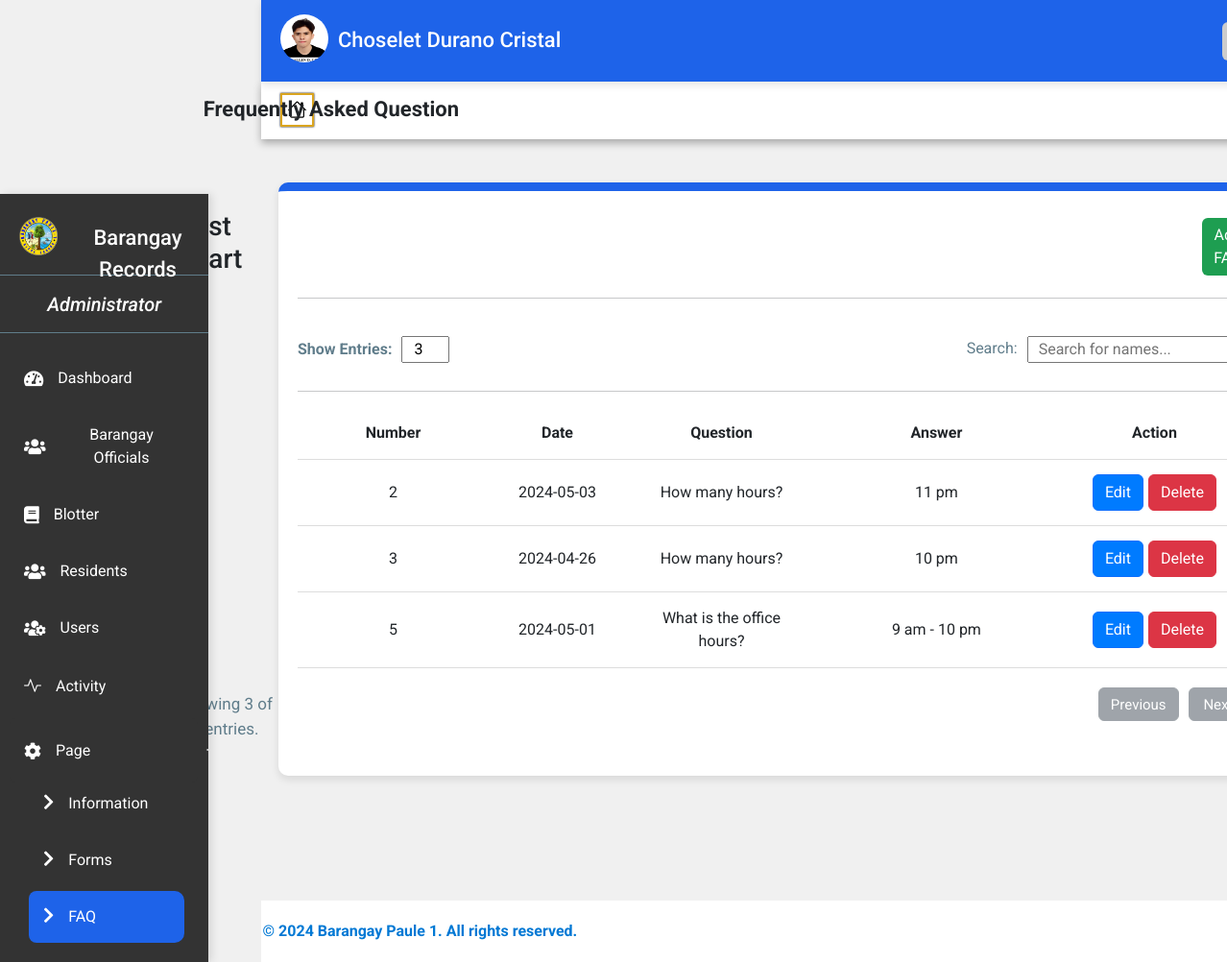
Page /BarangayFAQ.php (signed in) on the committed database.
### tables this page shows
CREATE TABLE `proof_of_identity` (
  `id` int(11) NOT NULL,
  `picture` varchar(255) NOT NULL,
  `valid_id` varchar(255) NOT NULL,
  `created_at` timestamp NOT NULL DEFAULT current_timestamp()
);

CREATE TABLE `profiledata` (
  `id` int(11) NOT NULL,
  `firstname` varchar(50) NOT NULL,
  `middlename` varchar(50) DEFAULT NULL,
  `lastname` varchar(50) NOT NULL,
  `gender` enum('Male','Female','Other') NOT NULL,
  `birthdate` date NOT NULL,
  `email` varchar(100) NOT NULL,
  `contact` varchar(20) NOT NULL,
  `religion` varchar(50) NOT NULL,
  `status` enum('Single','Married','Divorced','Widowed') NOT NULL,
  `emergency_person` varchar(100) NOT NULL,
  `emergency_contact` varchar(20) NOT NULL,
  `created_at` timestamp NOT NULL DEFAULT current_timestamp()
);

CREATE TABLE `faq` (
  `id` int(6) UNSIGNED NOT NULL,
  `question` varchar(255) NOT NULL,
  `answer` varchar(255) NOT NULL,
  `date` date DEFAULT NULL
);

### BarangayFAQ.php (the view, shortened to what this page needs)
<!DOCTYPE html>
<html lang="en">
<head>
  <link href="https://cdn.jsdelivr.net/npm/bootstrap@5.3.3/dist/css/bootstrap.min.css" rel="stylesheet">
  <link href="https://cdnjs.cloudflare.com/ajax/libs/font-awesome/5.15.3/css/all.min.css" rel="stylesheet">
  <link href="https://cdn.jsdelivr.net/npm/bootstrap-icons@1.8.1/font/bootstrap-icons.css" rel="stylesheet">
  <link rel="stylesheet" href="https://cdnjs.cloudflare.com/ajax/libs/limonte-sweetalert2/11.1.7/sweetalert2.min.css">
  <link rel="stylesheet" href="BarangayFAQ.css">
</head>
<body>
  <div>
    <div class="header">
      <div class="picfetch">
        <?php
            include 'connection.php';
              $sql = "SELECT * FROM proof_of_identity WHERE id = (SELECT id FROM profiledata WHERE email = ?)";
              $stmt = $conn->prepare($sql);
              $stmt->bind_param("s", $_SESSION['username']);
              $stmt->execute();
              $result = $stmt->get_result();
            if ($result->num_rows > 0) {
                $row = $result->fetch_assoc();
                $picture = $row["picture"];
            } else {
                $picture = "";
            }
              $sql = "SELECT * FROM profiledata WHERE email = ?";
              $stmt = $conn->prepare($sql);
              $stmt->bind_param("s", $_SESSION['username']);
              $stmt->execute();
              $result = $stmt->get_result();
            if ($result->num_rows > 0) {
              $row = $result->fetch_assoc();
              $firstname = $row["firstname"];
              $middlename = $row["middlename"];
              $lastname = $row["lastname"];
            } else {
              $firstname = "";
              $middlename = "";
              $lastname = "";
            }
          ?>
          <img src="<?php echo $picture; ?>" width="80px" height="80px" onerror="this.style.display='none';">
          <p class="p"><?php echo $firstname . " " . $middlename . " " . $lastname; ?></p>
      </div>
      <div class="profile-icon" onclick="toggleProfileDetails()">
      </div>
    </div>
    <div class="navigation" id="navigation">
      <div class="logo">
        <img src="images/logo1.png" alt="Barangay Logo" height="40px" width="40px">
        <p>Barangay Records</p>
      </div>
      <div class="administrators">
        <p><em> Administrator</em></p>
      </div>
      <a href="AdminDashboard.php" class="a1"><i class="fas fa-tachometer-alt"></i> Dashboard</a>
      <a href="BarangayOfficial.php" class="a1"><i class="fas fa-users"></i> Barangay Officials</a>
      <a href="Blotter.php" class="a1"><i class="fas fa-book"></i> Blotter</a>
      <a href="Resident.php" class="a1"><i class="fas fa-users"></i> Residents</a>
      <a href="Users.php" class="a1"><i class="fas fa-users-cog"></i> Users</a>
      <a href="Activity.php" class="a1"><i class="bi bi-activity"></i> Activity</a>
      <div class="dropdown" onclick="toggleDropdown()">
        <button class="btn btn-primary plus-toggle" type="button" id="dropdownMenuButton" >
          <i class="fas fa-cog"></i>Page <i class="bi bi-plus"></i>
        </button>
        <div class="dropdown-content" id="dropdownContent">
          <a href="Information.php"><i class="fas fa-chevron-right"></i>Information</a>
          <a href="Forms.php"><i class="fas fa-chevron-right"></i>Forms</a>
          <a href="BarangayFAQ.php" id="php"><i class="fas fa-chevron-right"></i>FAQ</a>
          <a href="BarangayContact&Message.php" class="contact1"><i class="fas fa-chevron-right"></i>Contact</a>
        </div>
      </div>
    </div>
  </div>
  <div class="title-with-icon">
    <a href="AdminDashboard.php" title="Dashboard"><i class="bi bi-house"></i></a>
    <p>Frequently Asked Question</p>
  </div>
  <?php
        include 'connection.php';
        $sql = "SELECT COUNT(*) AS totalfaq FROM faq";
        $result = $conn->query($sql);
        if ($result->num_rows > 0) {
            $row = $result->fetch_assoc();
            $countfaq = $row['totalfaq'];
        } else {
            $countfaq = 0;
        }
    ?>
    <div class="activity" id="barangayOfficialsDashboard">
        <div class="title-with-icon1">
            <h3 style="margin-right: 1010px;">List Chart</h3>
            <button type="button" class="btn btn-success" onclick="showActivityForm()">Add FAQ</button>
        </div>
        <hr>
        <div class="heading-and-buttons">
            <div class="show-entries">
                <label for="entries">Show Entries: </label>
                <input type="number" title="number" placeholder="0" value="<?php echo $countfaq; ?>">
            </div>
            <div class="search-bar">
                <p>Search: </p>
                <input type="text" id="searchInput" onkeyup="searchFAQ()" placeholder="Search for names..." style="padding-left: 10px;">
            </div>
        </div>
        <hr>
        <table class="table-no-border">
            <thead>
                <tr>
                    <th>Number</th>
                    <th>Date</th>
                    <th>Question</th>
                    <th>Answer</th>
                    <th>Action</th>
                </tr>
            </thead>
            <tbody>
                <?php
                include 'connection.php';
                $limit = 5;
                $currentPage = isset($_GET['page']) ? $_GET['page'] : 1;
                $offset = ($currentPage - 1) * $limit;
                $searchQuery = isset($_GET['search']) ? $_GET['search'] : '';
                $sql = "SELECT * FROM faq WHERE question LIKE '%$searchQuery%' LIMIT $limit OFFSET $offset";
                $result = $conn->query($sql);
                if ($result->num_rows > 0) {
                    while($row = $result->fetch_assoc()) {
                        echo "<tr>";
                        echo "<td style='width: 20%'>" . $row["id"] . "</td>";
                        echo "<td>" . $row["date"] . "</td>";
                        echo "<td style='width: 20%'>" . $row["question"] . "</td>";
                        echo "<td style='width: 25%'>" . $row["answer"] . "</td>";
                        echo "<td>";
                        echo "<a href='#' onclick='editFAQ(" . $row['id'] . ")' class='btn btn-primary btnedit' style='margin-right:5px;'>Edit</a>";
                        echo "<button class='btn btn-danger' onclick='deleteFAQ(" . ($row['id'] ?? '') . ")'>Delete</button>";
                        echo "</td>";
                        echo "</tr>";
                    }
                } else {
                    echo "<tr><td colspan='5'>No FAQs found.</td></tr>";
                }
                ?>
            </tbody>
        </table>
        <div class="navigation-buttons">
            <p>Showing <?php echo $countfaq; ?> of <?php echo $limit; ?> entries.</p>
            <a style="margin-right: 0px;" href="?page=<?php echo $currentPage > 1 ? $currentPage - 1 : 1; ?>" class="btn <?php echo $currentPage == 1 ? 'btn-secondary disabled' : 'btn-primary'; ?>">Previous</a>
            <a href="?page=<?php echo $currentPage < ceil($countfaq / $limit) ? $currentPage + 1 : ceil($countfaq / $limit); ?>" class="btn <?php echo $currentPage == ceil($countfaq / $limit) ? 'btn-secondary disabled' : 'btn-primary'; ?>">Next</a>
        </div>
    </div>
    <footer class="footer">
        <div class="container">
            <p>&copy; 2024 Barangay Paule 1. All rights reserved.</p>
        </div>
    </footer>
</body>
</html>

### rows in the picture
proof_of_identity: picture (picture)
profiledata: firstname "Choselet", middlename "Durano", lastname "Cristal"
faq: id "2", date "2024-05-03", question "How many hours?", answer "11 pm"
faq: id "3", date "2024-04-26", question "How many hours?", answer "10 pm"
faq: id "5", date "2024-05-01", question "What is the office hours?", answer "9 am - 10 pm"

### other values in the picture
$countfaq "3"
